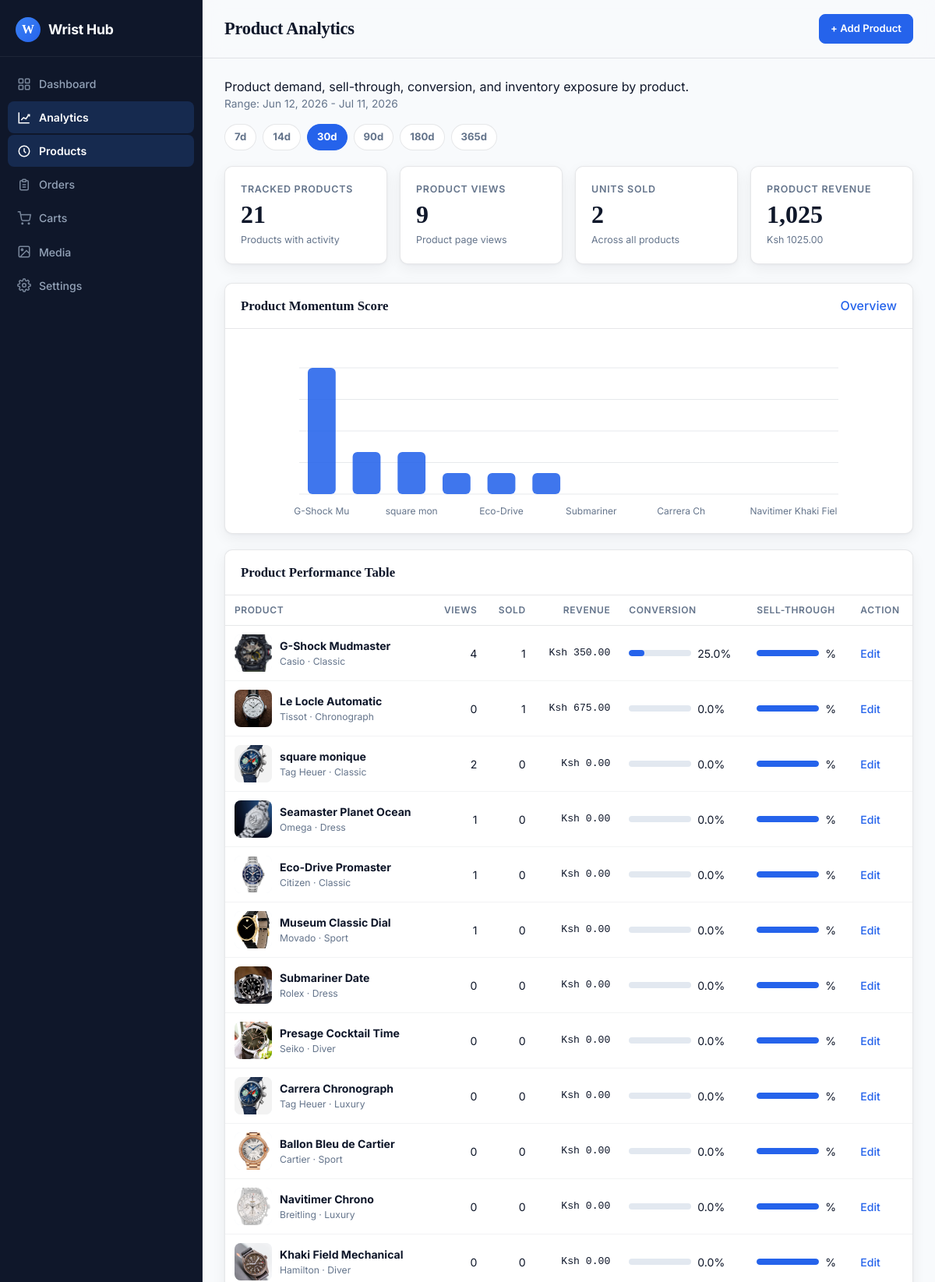
Before: /panel/analytics/products/ (upper part) with the older database file.
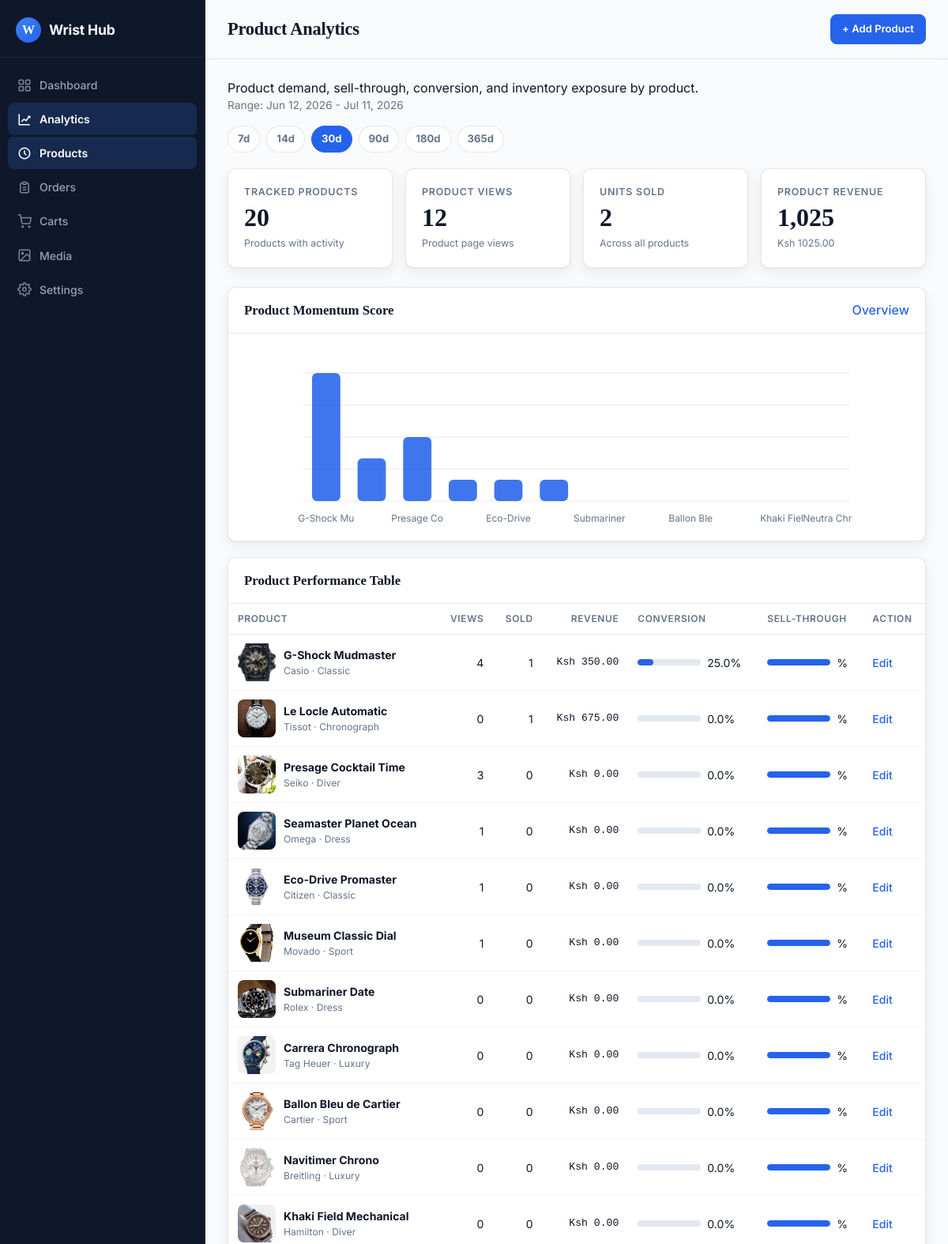
After: the same page with the newer database file.
### wshop/models.py (models this page shows, shortened)
class Watch(models.Model):
    MODEL_CHOICES = [
        ("classic", "Classic"),
        ("sport", "Sport"),
        ("luxury", "Luxury"),
        ("dress", "Dress"),
        ("diver", "Diver"),
        ("chronograph", "Chronograph"),
        ("vandross", "Vandross"),
    ]
    GENDER_CHOICES = [
        ("men", "Men"),
        ("women", "Women"),
        ("unisex", "Unisex"),
    ]
    MOVEMENT_CHOICES = [
        ("automatic", "Automatic"),
        ("quartz", "Quartz"),
        ("mechanical", "Mechanical"),
        ("solar", "Solar"),
        ("smart", "Smart"),
    ]
    STRAP_CHOICES = [
        ("leather", "Leather"),
        ("metal", "Metal"),
        ("rubber", "Rubber"),
        ("fabric", "Fabric"),
        ("ceramic", "Ceramic"),
    ]
    STRAP_COLOR_CHOICES = [
        ("silver", "Silver"),
        ("gold", "Gold"),
        ("rose_gold", "Rose Gold"),
        ("black", "Black"),
        ("brown", "Brown"),
        ("blue", "Blue"),
        ("white", "White"),
    ]
    name = models.CharField(max_length=160)
    slug = models.SlugField(max_length=180, unique=True)
    brand = models.ForeignKey(Brand, on_delete=models.PROTECT, related_name="watches")
    category = models.ForeignKey(
        Category,
        on_delete=models.PROTECT,
        related_name="watches",
    )
    model = models.CharField(max_length=30, choices=MODEL_CHOICES, default="classic")
    gender = models.CharField(max_length=10, choices=GENDER_CHOICES, default="unisex")
    movement = models.CharField(max_length=20, choices=MOVEMENT_CHOICES)
    strap_material = models.CharField(max_length=20, choices=STRAP_CHOICES)
    strap_color = models.CharField(
        max_length=20,
        choices=STRAP_COLOR_CHOICES,
        default="silver",
    )
    case_size_mm = models.PositiveSmallIntegerField()
    water_resistance_m = models.PositiveSmallIntegerField(default=0)
    price = models.DecimalField(
        max_digits=10,
        decimal_places=2,
        validators=[MinValueValidator(0)],
    )
    discount_price = models.DecimalField(
        max_digits=10,
        decimal_places=2,
        validators=[MinValueValidator(0)],
        blank=True,
        null=True,
    )
    sku = models.CharField(max_length=60, unique=True)
    featured = models.BooleanField(default=False)
    is_active = models.BooleanField(default=True)
    created_at = models.DateTimeField(auto_now_add=True)
    updated_at = models.DateTimeField(auto_now=True)
    class Meta:
        ordering = ["-created_at"]

class WatchImage(models.Model):
    watch = models.ForeignKey(Watch, on_delete=models.CASCADE, related_name="images")
    image = models.ImageField(upload_to="watches/")
    alt_text = models.CharField(max_length=160, blank=True)
    is_main = models.BooleanField(default=False)
    is_primary = models.BooleanField(default=False)
    created_at = models.DateTimeField(auto_now_add=True)
    class Meta:
        ordering = ["-is_primary", "-is_main", "created_at"]

class Brand(models.Model):
    name = models.CharField(max_length=100, unique=True)
    slug = models.SlugField(max_length=120, unique=True)
    is_active = models.BooleanField(default=True)
    created_at = models.DateTimeField(auto_now_add=True)
    class Meta:
        ordering = ["name"]

class Category(models.Model):
    name = models.CharField(max_length=100, unique=True)
    slug = models.SlugField(max_length=120, unique=True)
    image = models.ImageField(upload_to="categories/", blank=True, null=True)
    is_active = models.BooleanField(default=True)
    created_at = models.DateTimeField(auto_now_add=True)
    class Meta:
        verbose_name_plural = "Categories"
        ordering = ["name"]

### wshop/views_admin.py (the view)
# urls.py: path("panel/analytics/products/", views_admin.admin_analytics_products, name="panel-analytics-products"),
def admin_analytics_products(request):
    base = get_analytics_base_context(request)
    watches = Watch.objects.select_related("brand", "category").prefetch_related("images").all()
    rows = get_product_rows(watches, base["start"], base["end"])
    context = {
        **base,
        "dashboard_title": "Product Analytics",
        "analytics_active": True,
        "products_active": True,
        "rows": rows,
        "product_chart": build_bar_chart([
            {"label": row["watch"].name[:18], "value": row["views"] + row["sold"] * 2}
            for row in rows[:12]
        ], "#2563eb"),
    }
    return render(request, "panel/analytics_products.html", context)

### wshop/analytics.py (called while the page is built)
def should_track_request(request):
    if request.path.startswith(("/admin/", "/panel/", "/static/", "/media/")):
        return False
    if request.path in {"/cart/count/"}:
        return False
    if request.method not in {"GET", "POST"}:
        return False
    return True

### wshop/templatetags/admin_extras.py (called while the page is built)
@register.filter
def intcomma(value):
    try:
        value = int(value)
        return f"{value:,}"
    except (TypeError, ValueError):
        return value

### wshop/views_admin.py (called while the page is built)
def get_analytics_range(request):
    try:
        days = int(request.GET.get("days", "30"))
    except (TypeError, ValueError):
        days = 30
    if days not in {7, 14, 30, 90, 180, 365}:
        days = 30
    end = timezone.now().date()
    start = end - timedelta(days=days - 1)
    return start, end, days

def visitor_key(event):
    if event.user_id:
        return f"user:{event.user_id}"
    return f"session:{event.session_key}"

### wshop/templates/panel/analytics_products.html (shortened to what the changed rows need)
{% extends "panel/base.html" %}
{% load admin_extras %}
{% block content %}
<div class="analytics-toolbar">
    <form class="range-form">
        {% for option in range_options %}
            <a class="range-button{% if days == option %} is-active{% endif %}" href="?days={{ option }}">{{ option }}d</a>
        {% endfor %}
    </form>
</div>
<div class="stats-grid">
    <div class="stat-card">
        <span class="stat-label">Tracked Products</span>
        <span class="stat-value">{{ rows|length|intcomma }}</span>
        <span class="stat-change">Products with activity</span>
    </div>
    <div class="stat-card">
        <span class="stat-label">Product Views</span>
        <span class="stat-value">{{ product_events.count|intcomma }}</span>
        <span class="stat-change">Product page views</span>
    </div>
</div>
<div class="card" style="margin-top:16px;">
    <div class="card-body">{{ product_chart|safe }}</div>
</div>
<div class="card" style="margin-top:16px;">
    <div class="table-wrap">
        <table>
            <thead>
                <tr>
                    <th>Product</th>
                    <th class="text-right">Views</th>
                    <th class="text-right">Sold</th>
                    <th class="text-right">Revenue</th>
                    <th>Conversion</th>
                    <th>Sell-through</th>
                    <th>Action</th>
                </tr>
            </thead>
            <tbody>
                {% for row in rows %}
                    <tr>
                        <td>
                            <div style="display:flex;align-items:center;gap:10px;">
                                {% with images=row.watch.images.all %}
                                    {% if images %}
                                        <img class="product-thumb" src="{{ images.0.image.url }}" alt="{{ row.watch.name }}">
                                    {% else %}
                                        <div class="product-thumb" style="display:grid;place-items:center;color:var(--muted);">{{ row.watch.name|slice:":2" }}</div>
                                    {% endif %}
                                {% endwith %}
                                <div>
                                    <strong>{{ row.watch.name }}</strong>
                                    <div class="text-muted" style="font-size:0.76rem;">{{ row.watch.brand.name }} · {{ row.watch.category.name }}</div>
                                </div>
                            </div>
                        </td>
                        <td class="text-right">{{ row.views|intcomma }}</td>
                        <td class="text-right">{{ row.sold|intcomma }}</td>
                        <td class="text-right font-mono">Ksh {{ row.revenue|floatformat:2 }}</td>
                        <td>
                            <div style="display:flex;align-items:center;gap:8px;">
                                <div class="progress" style="width:80px;"><span style="width:{{ row.conversion|floatformat:0 }}%;"></span></div>
                                <span>{{ row.conversion|floatformat:1 }}%</span>
                            </div>
                        </td>
                        <td>
                            <div style="display:flex;align-items:center;gap:8px;">
                                <div class="progress" style="width:80px;"><span style="width:{{ row.sell_through|floatformat:0 }}%;"></span></div>
                                <span>{{ row.sell_through|floatformat:1 }}%</span>
                            </div>
                        </td>
                        <td>
                            <a href="{% url 'panel-product-edit' slug=row.watch.slug %}" class="link">Edit</a>
                        </td>
                    </tr>
                {% empty %}
                    <tr><td colspan="7"><div class="empty-state">No product analytics yet.</div></td></tr>
                {% endfor %}
            </tbody>
        </table>
    </div>
</div>
{% endblock %}

Changed rows visible on the page:
removed Watch: watch.images.all.0.image (picture), watch.name "square monique", watch.brand.name "Tag Heuer", watch.category.name "Classic", views "2", sold "0", revenue "0.00", conversion "0.0"
changed Watch "Presage Cocktail Time": views "0" → "3"; moves up the list
Other visible differences:
{{ rows|length|intcomma }}: "21" → "20"
{{ product_events.count|intcomma }}: "9" → "12"
{{ product_chart|safe }}: "G-Shock Mu square mon Eco-Drive Submariner Carrera Ch Navitimer Khaki Fiel" → "G-Shock Mu Presage Co Eco-Drive Submariner Ballon Ble Khaki Fiel Neutra Chr"
